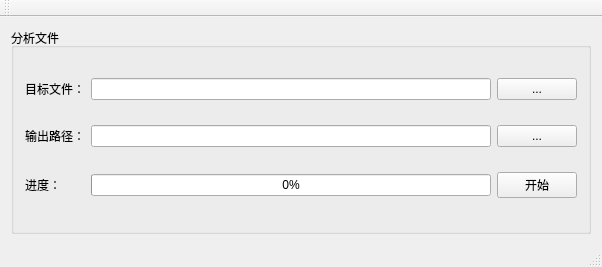
<?xml version="1.0" encoding="UTF-8"?>
<ui version="4.0">
 <class>rock_toolClass</class>
 <widget class="QMainWindow" name="rock_toolClass">
  <property name="geometry">
   <rect>
    <x>0</x>
    <y>0</y>
    <width>602</width>
    <height>267</height>
   </rect>
  </property>
  <property name="windowTitle">
   <string>rock_tool</string>
  </property>
  <widget class="QWidget" name="centralWidget">
   <layout class="QGridLayout" name="gridLayout">
    <item row="1" column="0">
     <widget class="QGroupBox" name="groupBox">
      <property name="title">
       <string>分析文件</string>
      </property>
      <layout class="QGridLayout" name="gridLayout_2">
       <item row="0" column="2">
        <widget class="QPushButton" name="pushButtonOpenInputFiles">
         <property name="text">
          <string>...</string>
         </property>
        </widget>
       </item>
       <item row="0" column="0">
        <widget class="QLabel" name="label">
         <property name="text">
          <string>目标文件：</string>
         </property>
        </widget>
       </item>
       <item row="0" column="1">
        <widget class="QLineEdit" name="lineEditInput"/>
       </item>
       <item row="1" column="0">
        <widget class="QLabel" name="label_3">
         <property name="text">
          <string>输出路径：</string>
         </property>
        </widget>
       </item>
       <item row="1" column="1">
        <widget class="QLineEdit" name="lineEditOutputPath"/>
       </item>
       <item row="1" column="2">
        <widget class="QPushButton" name="pushButtonOpenOutPath">
         <property name="text">
          <string>...</string>
         </property>
        </widget>
       </item>
       <item row="2" column="2">
        <widget class="QPushButton" name="pushButtonStart">
         <property name="text">
          <string>开始</string>
         </property>
        </widget>
       </item>
       <item row="2" column="0">
        <widget class="QLabel" name="label_2">
         <property name="text">
          <string>进度：</string>
         </property>
         <property name="alignment">
          <set>Qt::AlignLeading|Qt::AlignLeft|Qt::AlignVCenter</set>
         </property>
        </widget>
       </item>
       <item row="2" column="1">
        <widget class="QProgressBar" name="progressBar">
         <property name="value">
          <number>0</number>
         </property>
        </widget>
       </item>
      </layout>
     </widget>
    </item>
   </layout>
  </widget>
  <widget class="QMenuBar" name="menuBar">
   <property name="geometry">
    <rect>
     <x>0</x>
     <y>0</y>
     <width>602</width>
     <height>30</height>
    </rect>
   </property>
  </widget>
  <widget class="QToolBar" name="mainToolBar">
   <attribute name="toolBarArea">
    <enum>TopToolBarArea</enum>
   </attribute>
   <attribute name="toolBarBreak">
    <bool>false</bool>
   </attribute>
  </widget>
  <widget class="QStatusBar" name="statusBar"/>
 </widget>
 <layoutdefault spacing="6" margin="11"/>
 <resources>
  <include location="rock_tool.qrc"/>
 </resources>
 <connections/>
</ui>
